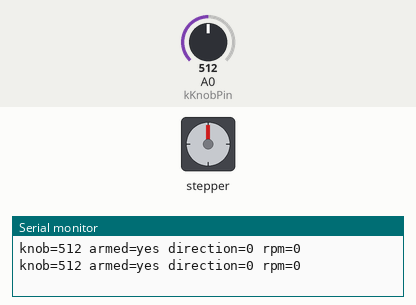
This sketch was run on a simulated Arduino Uno, built with avr-gcc and run on an emulated ATmega328P. Parts: stepper motor, the last lines printed to the serial monitor. Inputs (shaded band) come from the test bench; at power-on: A0 (kKnobPin) = 512. Stepper angles assume 2048 steps per turn.

Above: at 1.2 s.
1.3 s: A0 (kKnobPin) set to 590
2.8 s: A0 (kKnobPin) set to 619
At 4.02 s:
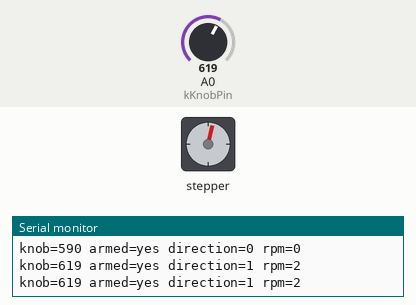
At 5.04 s:
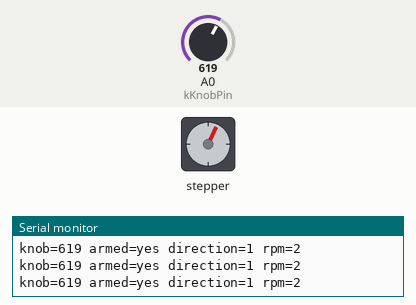
5.8 s: A0 (kKnobPin) set to 900
At 6.26 s:
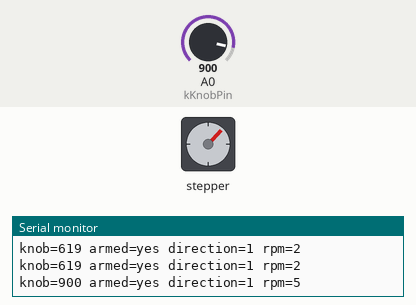
8.8 s: A0 (kKnobPin) set to 1023
Timing chart, 0 to 15.8 s (numbered marks = the images above; inputs shaded):
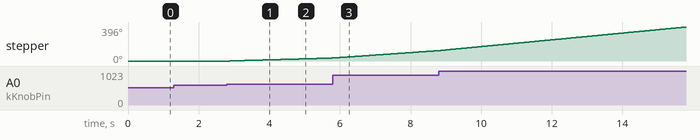

The sketch:

shareturn.ino
```cpp
#include <Stepper.h>
#include "control.h"

// Verify motor label: intended for the kit's 5V 28BYJ-48 + ULN2003.
// ULN2003 IN1=D8, IN2=D9, IN3=D10, IN4=D11.
// Stepper constructor order MUST be IN1, IN3, IN2, IN4.
const int kStepsPerRevolution = 2048;  // Approx. geared output full-steps/rev
const int kIn1 = 8;
const int kIn2 = 9;
const int kIn3 = 10;
const int kIn4 = 11;
const int kKnobPin = A0;

Stepper trayMotor(kStepsPerRevolution, kIn1, kIn3, kIn2, kIn4);
shareturn::Controller controller;

int previousDirection = 0;
int previousRpm = 0;
unsigned long lastDebugMs = 0;

void releaseMotor() {
  // The built-in Stepper library leaves coils powered at stop otherwise.
  digitalWrite(kIn1, LOW);
  digitalWrite(kIn2, LOW);
  digitalWrite(kIn3, LOW);
  digitalWrite(kIn4, LOW);
}

void setup() {
  Serial.begin(9600);
  pinMode(kKnobPin, INPUT);
  trayMotor.setSpeed(2);
  releaseMotor();
  Serial.println(F("ShareTurn: turn knob to centre before motor starts."));
}

void loop() {
  const int knob = analogRead(kKnobPin);
  const shareturn::MotorCommand cmd = controller.update(knob);

  if (millis() - lastDebugMs >= 500) {
    lastDebugMs = millis();
    Serial.print(F("knob="));
    Serial.print(knob);
    Serial.print(F(" armed="));
    Serial.print(controller.isArmed() ? F("yes") : F("no"));
    Serial.print(F(" direction="));
    Serial.print(cmd.direction);
    Serial.print(F(" rpm="));
    Serial.println(cmd.rpm);
  }

  if (cmd.direction == 0) {
    // Release only on the transition to stopped (not on every loop).
    if (previousDirection != 0) releaseMotor();
    previousDirection = 0;
    previousRpm = 0;
    return;
  }

  if (cmd.rpm != previousRpm) {
    trayMotor.setSpeed(cmd.rpm);
    previousRpm = cmd.rpm;
  }
  previousDirection = cmd.direction;

  // One step per loop: input is read again right after this step, unlike a
  // blocking motor.step(2048) command that ignores the knob for seconds.
  trayMotor.step(cmd.direction);
}
```

control.cpp
```cpp
#include "control.h"

namespace shareturn {
namespace {
const int kMinReading = 0;
const int kMaxReading = 1023;
const int kCenter = 512;
const int kDeadZone = 90;  // +/- 90 readings around center: STOP
const int kMinRpm = 2;
const int kMaxRpm = 7;

int clampReading(int value) {
  if (value < kMinReading) return kMinReading;
  if (value > kMaxReading) return kMaxReading;
  return value;
}

MotorCommand stopped() {
  MotorCommand cmd = {0, 0};
  return cmd;
}
}  // namespace

Controller::Controller() : armed_(false) {}

bool Controller::isArmed() const { return armed_; }

MotorCommand Controller::update(int analogReading) {
  const int reading = clampReading(analogReading);
  const int delta = reading - kCenter;
  const int magnitude = (delta < 0) ? -delta : delta;

  // Start-up interlock: a fresh board won't spin until the user centres it.
  if (!armed_) {
    if (magnitude <= kDeadZone) armed_ = true;
    return stopped();
  }

  if (magnitude <= kDeadZone) return stopped();

  // Map active knob travel to a conservative 2-7 RPM range.
  // The left and right analog spans differ by 1 count.
  const int span = (delta > 0) ? (kMaxReading - kCenter - kDeadZone)
                               : (kCenter - kMinReading - kDeadZone);
  const int activeTravel = magnitude - kDeadZone;
  const int speed = kMinRpm +
      activeTravel * (kMaxRpm - kMinRpm) / span;

  MotorCommand cmd = {(delta > 0) ? 1 : -1, speed};
  return cmd;
}

}  // namespace shareturn
```

control.h
```cpp
#ifndef SHARETURN_CONTROL_H
#define SHARETURN_CONTROL_H

namespace shareturn {

// Motor direction relative to the raw knob reading, NOT guaranteed physical
// clockwise/counterclockwise until the motor mounting has been tested.
struct MotorCommand {
  int direction;  // -1, 0, +1
  int rpm;        // 0 when stopped, otherwise [2, 7]
};

// Hardware-independent input interpretation. Works on Arduino and desktop C++.
class Controller {
 public:
  Controller();
  MotorCommand update(int analogReading);
  bool isArmed() const;

 private:
  bool armed_;
};

}  // namespace shareturn

#endif
```

Measured:
- the behaviour switches between 602 and 603 on A0 (kKnobPin) (found by bisection; images 0 and 1)
- after the input at 2.8 s, stepper: keeps turning clockwise at about 12°/s, starting after 0.08 s
